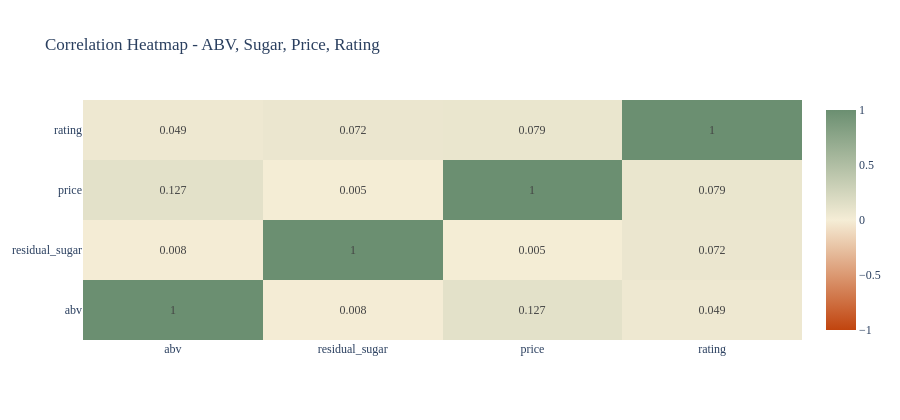

Notebook code for this chart:
### Markdown cell above
**Chart 1 - Correlation Heatmap: ABV, Sugar, Rating**

This shows whether higher alcohol, sweeter meads, or specific ABV ranges drive better consumer ratings.

### Code cell
corr =df[['abv', 'residual_sugar', 'price', 'rating']].corr().round(3)

fig = go.Figure(go.Heatmap(
    z=corr.values, x=corr.columns, y=corr.columns,
    colorscale=[[0, RUST], [0.5, CREAM], [1, SAGE]],
    text = corr.values, texttemplate='%{text}',
    zmin=-1, zmax=1,
))

fig.update_layout(
    title='Correlation Heatmap - ABV, Sugar, Price, Rating',
    template= 'plotly_white', height=420,
    font_family='Georgia',
)

fig.show()

### Figure 1 — Plotly figure (JSON) as saved in the notebook; plotly's stock layout.template omitted (floating-point values rounded to 4 significant figures)
{"data": [{"colorscale": [[0, "#c1440e"], [0.5, "#f5edd6"], [1, "#6b8f71"]], "text": [[1.0, 0.008, 0.127, 0.049], [0.008, 1.0, 0.005, 0.072], [0.127, 0.005, 1.0, 0.079], [0.049, 0.072, 0.079, 1.0]], "texttemplate": "%{text}", "type": "heatmap", "x": ["abv", "residual_sugar", "price", "rating"], "y": ["abv", "residual_sugar", "price", "rating"], "z": [[1.0, 0.008, 0.127, 0.049], [0.008, 1.0, 0.005, 0.072], [0.127, 0.005, 1.0, 0.079], [0.049, 0.072, 0.079, 1.0]], "zmax": 1, "zmin": -1}], "layout": {"font": {"family": "Georgia"}, "height": 420, "title": {"text": "Correlation Heatmap - ABV, Sugar, Price, Rating"}}}
